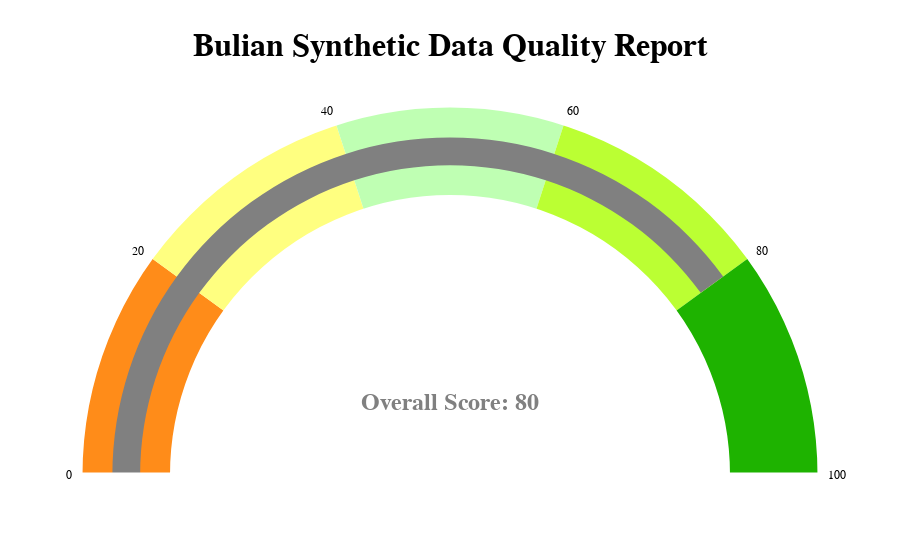
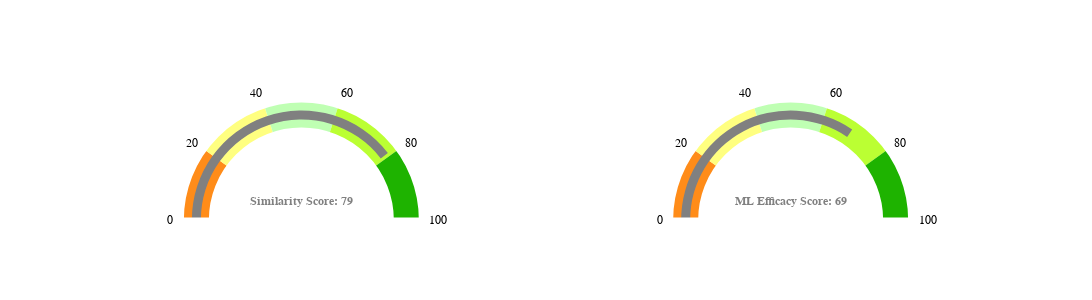

Notebook cell for these charts, in order:
### Markdown cell above
#### Report without privacy metrics, but includes ML efficacy stuff

### Code cell
get_full_report(data, sample,discrete_columns,numeric_features,target='income')

### Figure 1 — Plotly figure (JSON) as saved in the notebook; plotly's stock layout.template omitted (floating-point values rounded to 4 significant figures)
{"data": [{"delta": {"font": {"size": 60}, "increasing": {"color": "white"}, "reference": 0}, "domain": {"x": [0, 1], "y": [0, 1]}, "gauge": {"axis": {"range": [null, 100], "tickcolor": "white", "tickwidth": 0}, "bar": {"color": "grey", "thickness": 0.3}, "bgcolor": "white", "bordercolor": "white", "borderwidth": 5, "steps": [{"color": "#FF8C19", "range": [0, 20]}, {"color": "#FFFF80", "range": [20, 40]}, {"color": "#BFFFB3", "range": [40, 60]}, {"color": "#BBFF33", "range": [60, 80]}, {"color": "#1EB300", "range": [80, 101]}], "threshold": {"line": {"color": "grey", "width": 4}, "thickness": 0, "value": 100}}, "mode": "gauge+number+delta", "number": {"font": {"color": "grey", "family": "'Oswald', sans-serif", "size": 24}, "prefix": "<b>Overall Score<b>: "}, "type": "indicator", "value": 80}], "layout": {"font": {"color": "black", "family": "'Oswald', sans-serif"}, "plot_bgcolor": "rgba(0,0,0,0)", "title": {"font": {"color": "black", "family": "'Oswald', sans-serif", "size": 32}, "text": "<b>Bulian Synthetic Data Quality Report<b>", "x": 0.5, "xanchor": "center", "y": 0.94, "yanchor": "top"}, "xaxis": {"range": [0, 1], "showgrid": false, "showticklabels": true}, "yaxis": {"range": [0, 1], "showgrid": false, "showticklabels": true}}}

### Figure 2 — Plotly figure (JSON) as saved in the notebook; plotly's stock layout.template omitted (floating-point values rounded to 4 significant figures)
{"data": [{"delta": {"font": {"size": 12}, "increasing": {"color": "white"}, "reference": 0}, "domain": {"x": [0, 0.475], "y": [0, 1]}, "gauge": {"axis": {"range": [null, 100], "tickcolor": "white", "tickwidth": 0}, "bar": {"color": "grey", "thickness": 0.3}, "bgcolor": "white", "bordercolor": "white", "borderwidth": 5, "steps": [{"color": "#FF8C19", "range": [0, 20]}, {"color": "#FFFF80", "range": [20, 40]}, {"color": "#BFFFB3", "range": [40, 60]}, {"color": "#BBFF33", "range": [60, 80]}, {"color": "#1EB300", "range": [80, 101]}], "threshold": {"line": {"color": "grey", "width": 6}, "thickness": 0, "value": 100}}, "mode": "gauge+number+delta", "number": {"font": {"color": "grey", "family": "'Oswald', sans-serif", "size": 12}, "prefix": "<b>Similarity Score<b>: "}, "type": "indicator", "value": 79}, {"delta": {"font": {"size": 12}, "increasing": {"color": "white"}, "reference": 0}, "domain": {"x": [0.525, 1], "y": [0, 1]}, "gauge": {"axis": {"range": [null, 100], "tickcolor": "white", "tickwidth": 0}, "bar": {"color": "grey", "thickness": 0.3}, "bgcolor": "white", "bordercolor": "white", "borderwidth": 5, "steps": [{"color": "#FF8C19", "range": [0, 20]}, {"color": "#FFFF80", "range": [20, 40]}, {"color": "#BFFFB3", "range": [40, 60]}, {"color": "#BBFF33", "range": [60, 80]}, {"color": "#1EB300", "range": [80, 101]}], "threshold": {"line": {"color": "grey", "width": 6}, "thickness": 0, "value": 100}}, "mode": "gauge+number+delta", "number": {"font": {"color": "grey", "family": "'Oswald', sans-serif", "size": 12}, "prefix": "<b>ML Efficacy Score<b>: "}, "type": "indicator", "value": 69}], "layout": {"autosize": false, "font": {"color": "black", "family": "'Oswald', sans-serif"}, "height": 300, "plot_bgcolor": "rgba(0,0,0,0)", "title": {"text": ""}, "width": 1200, "xaxis": {"range": [0, 1], "showgrid": false, "showticklabels": true}, "yaxis": {"range": [0, 1], "showgrid": false, "showticklabels": true}}}
